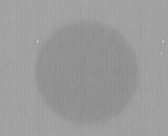
#> input picture ARCS/img/X-Ray/New/Case_4/Case_1143.bmp, 168 x 136 px, given in place of Case_0.bmp, which was not available; the run also reads 1 picture not shown here
$ jupyter execute --allow-errors Analize_On_Ori.ipynb   (shell and % lines are left out)   (text cells are left out)
#> lines starting #> are read from the running program, lines starting #| are printed output that depends on the picture; pictures that were not available may be replaced by others from this repository, and a replacement may not be noted
[cell 1]
import matplotlib.pyplot as plt
import numpy as np
import circle_fit as cf
import os
import cv2

[cell 2]
# [13 lines left out: function Get_Centroid_with_Lightiness, not called in this run]

os.chdir("/home/mj/HardDisk/Github/NTU/ARCS/img/X-Ray/New/Case_4")

files = os.listdir()
files.sort()
files = np.asarray(files)
#> (the rest of this cell did not finish here and is left out)

#> (a cell that did not finish here is left out)

[cell 4]
import cv2
import numpy as np
from matplotlib import pyplot as plt


os.chdir("/home/mj/HardDisk/Github/NTU/ARCS/img/X-Ray/New/Case_4")
file_name = "Case_0.bmp"

img = cv2.imread(file_name,0)
#> img is the input picture: shape (136, 168); min 137, max 206, mean 154.9
f = np.fft.fft2(img)
fshift = np.fft.fftshift(f)
magnitude_spectrum = 20*np.log(np.abs(fshift))
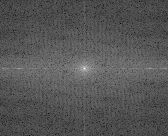
#> magnitude_spectrum: shape (136, 168) float64; min -13.07, max 301.6, mean 92.8; drawn with min black and max white

plt.subplot(121),plt.imshow(img, cmap = 'gray')
plt.title('Input Image'), plt.xticks([]), plt.yticks([])
plt.subplot(122),plt.imshow(magnitude_spectrum, cmap = 'gray')
plt.title('Magnitude Spectrum'), plt.xticks([]), plt.yticks([])
plt.show()
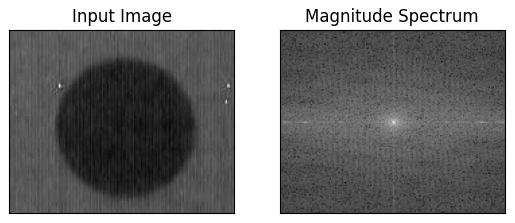
#> figure drawn by matplotlib, 2 panels

[cell 5]
def svd_decompose(img, s_num):
#> called with s_num = 1
    u, s, vt = np.linalg.svd(img)
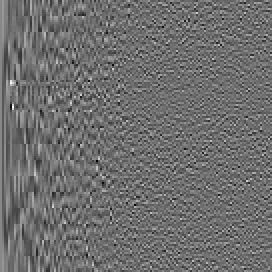
#> u: shape (136, 136) float64 (shown 2 times larger); min -0.379, max 0.495, mean 0.000614; drawn with min black and max white
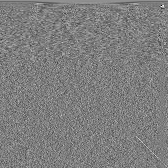
#> vt: shape (168, 168) float64; min -0.531, max 0.541, mean 0.00048; drawn with min black and max white
#> s = 136 values, max 23230.7 at index 0, min 0.578 at index 135, mean 187.4
    h, w = img.shape[:2]
#> h = 136; w = 168
    s1 = np.diag(s[:s_num],0) #用s_num个奇异值生成新对角矩阵
#> s1 = [23230.7]
    u1 = np.zeros((h,s_num), float)
#> u1 = 136 values from 0 to 0
    vt1 = np.zeros((s_num,w), float)
    u1[:,:] = u[:,:s_num]
    vt1[:,:] = vt[:s_num,:]
    svd_img = u1.dot(s1).dot(vt1)
    return svd_img

os.chdir("/home/mj/HardDisk/Github/NTU/ARCS/img/X-Ray/New/Case_4")
file_name = "Case_999.bmp"

img = cv2.imread(file_name, 0)
svd_1 = svd_decompose(img, 1)
svd_5 = svd_decompose(img, 5)
svd_10 = svd_decompose(img, 10)
svd_20 = svd_decompose(img, 20)
#> call 4 of svd_decompose, with s_num = 20
#> in svd_decompose (call 4), `s1 = np.diag(s[:s_num],0)`:
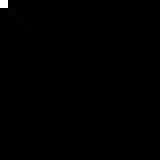
#> s1: shape (20, 20) float64 (shown 8 times larger); min 0, max 23230.7, mean 61.9; drawn with min black and max white
svd_50 = svd_decompose(img, 50)
#> in svd_decompose (call 5), `vt1[:,:] = vt[:s_num,:]`:
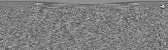
#> vt1: shape (50, 168) float64; min -0.531, max 0.541, mean 0.00162; drawn with min black and max white
svd_100 = svd_decompose(img, 100)
#> in svd_decompose (call 6), `u1[:,:] = u[:,:s_num]`:
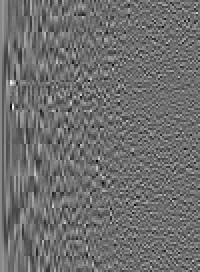
#> u1: shape (136, 100) float64 (shown 2 times larger); min -0.379, max 0.495, mean 0.000835; drawn with min black and max white
#> in svd_decompose (call 6), `vt1[:,:] = vt[:s_num,:]`:
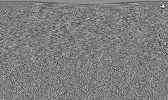
#> vt1: shape (100, 168) float64; min -0.531, max 0.541, mean 0.00081; drawn with min black and max white

# svd_5 = np.array(np.round(svd_5), dtype=np.uint8)
# svd_100 = np.array(np.round(svd_100), dtype=np.uint8)
# # print(img)
# # print(str(svd_5)[:])

plt.figure(1);
plt.subplot(331);plt.imshow(img, cmap='gray');plt.title('original');plt.xticks([]);plt.yticks([]);
plt.subplot(332);plt.imshow(svd_1, cmap='gray');plt.title('1 Singular Value');plt.xticks([]);plt.yticks([]);
plt.subplot(333);plt.imshow(svd_5, cmap='gray');plt.title('5 Singular Values');plt.xticks([]);plt.yticks([]);
plt.subplot(335);plt.imshow(svd_10, cmap='gray');plt.title('10 Singular Values');plt.xticks([]);plt.yticks([]);
plt.subplot(336);plt.imshow(svd_20, cmap='gray');plt.title('20 Singular Values');plt.xticks([]);plt.yticks([]);
plt.subplot(338);plt.imshow(svd_50, cmap='gray');plt.title('50 Singular Values');plt.xticks([]);plt.yticks([]);
plt.subplot(339);plt.imshow(svd_100, cmap='gray');plt.title('100 Singular Values');plt.xticks([]);plt.yticks([]);
plt.show()

plt.imshow(svd_5, cmap='gray');plt.xticks([]);plt.yticks([])
# plt.savefig("/home/mj/HardDisk/Github/NTU/ARCS/Demo/2020.02.07/test.png")
plt.imsave("/home/mj/HardDisk/Github/NTU/ARCS/Demo/2020.02.07/test.png", svd_50)
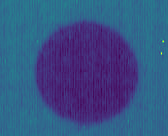
#> saved as test.png: shape (136, 168, 3); mean R, G, B 55.3, 82.8, 133.4
plt.show()

[cell 6]
img1 = cv2.imread("/home/mj/HardDisk/Github/NTU/ARCS/Demo/2020.02.07/test.png",0)
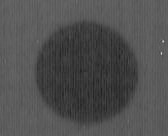
#> img1: shape (136, 168); min 30, max 215, mean 79.9
img2 = cv2.imread("/home/mj/HardDisk/Github/NTU/ARCS/img/X-Ray/New/Case_4/Case_0.bmp",0)


#> (the rest of this cell did not finish here and is left out)

[cell 7]
os.chdir("/home/mj/HardDisk/Github/NTU/ARCS/img/X-Ray/New/Case_4")

files = os.listdir()
files.sort()
files = np.asarray(files)
#> (the rest of this cell did not finish here and is left out)

#> (a cell that did not finish here is left out)

[cell 9]
# folder_path = "/home/mj/HardDisk/Github/NTU/ARCS/img/X-Ray/New/Case_4"
# file_name = "Case_99.bmp"
folder_path = "/home/mj/HardDisk/Github/NTU/ARCS/Demo/2020.02.07"
file_name = "test.png"
Map_path = "/home/mj/HardDisk/Github/NTU/ARCS/Demo/2020.01.14"
Map_name = "Case4_Map.bmp"

img = cv2.imread("{}/{}".format(folder_path, file_name), 0)
Map = cv2.imread("{}/{}".format(Map_path, Map_name))
h,w = img.shape[:2]
#> h = 136; w = 168

#> (the rest of this cell did not finish here and is left out)
